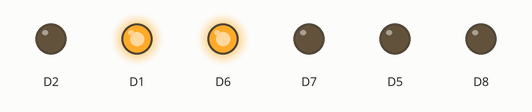
Bench run of a sketch on a simulated ESP8266 (NodeMCU). Shown: output pins drawn as LEDs (lit = HIGH).

Above: at 0.1 s.
At 3.1 s:
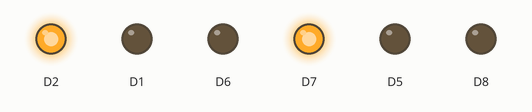
At 8.1 s:
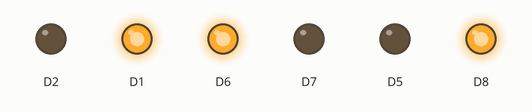
At 19.1 s:
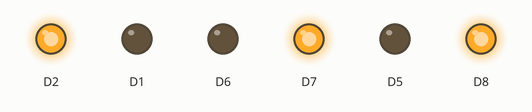
At 38.1 s:
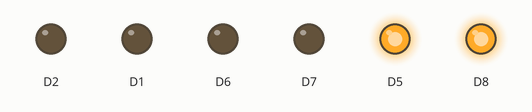
Timing chart, 0 to 39.6 s (numbered marks = the images above):
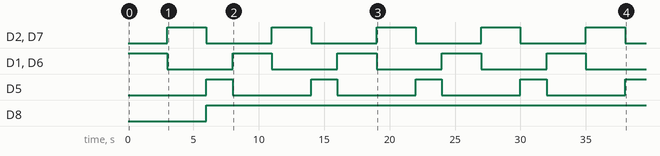

Measured:
- by itself, D2, D1, D6, D7: alternates HIGH for 3.0 s and LOW for 5.0 s
- by itself, D5: alternates HIGH for 2.0 s and LOW for 6.0 s
- by itself, D8: LOW → HIGH at 6.0 s

The sketch:

bo_dc_motor.ino
```cpp
void setup() {
 pinMode(D1,OUTPUT);
 pinMode(D2,OUTPUT);
pinMode(D5,OUTPUT);
pinMode(D6,OUTPUT);
pinMode(D7,OUTPUT);
pinMode(D8,OUTPUT);
}
void loop() {
  digitalWrite(D1,HIGH); digitalWrite(D2,LOW);
  if(digitalRead(D1)==1){
   digitalWrite(D5,LOW);
  digitalWrite(D6,HIGH);
  digitalWrite(D7,LOW);
  delay(3000);
  }
  digitalWrite(D1,LOW);
  digitalWrite(D2,HIGH);
  if(digitalRead(D2)==1){

   digitalWrite(D5,LOW);
  digitalWrite(D6,LOW);
  digitalWrite(D7,HIGH);
  delay(3000);
  }
  digitalWrite(D1,LOW);
  digitalWrite(D2,LOW);
  if(digitalRead(D1)==0 && digitalRead(D2)==0){
  digitalWrite(D5,HIGH);
  digitalWrite(D6,LOW);
  digitalWrite(D7,LOW);
  digitalWrite(D8,HIGH);
  delay(2000);
  }
}
```
